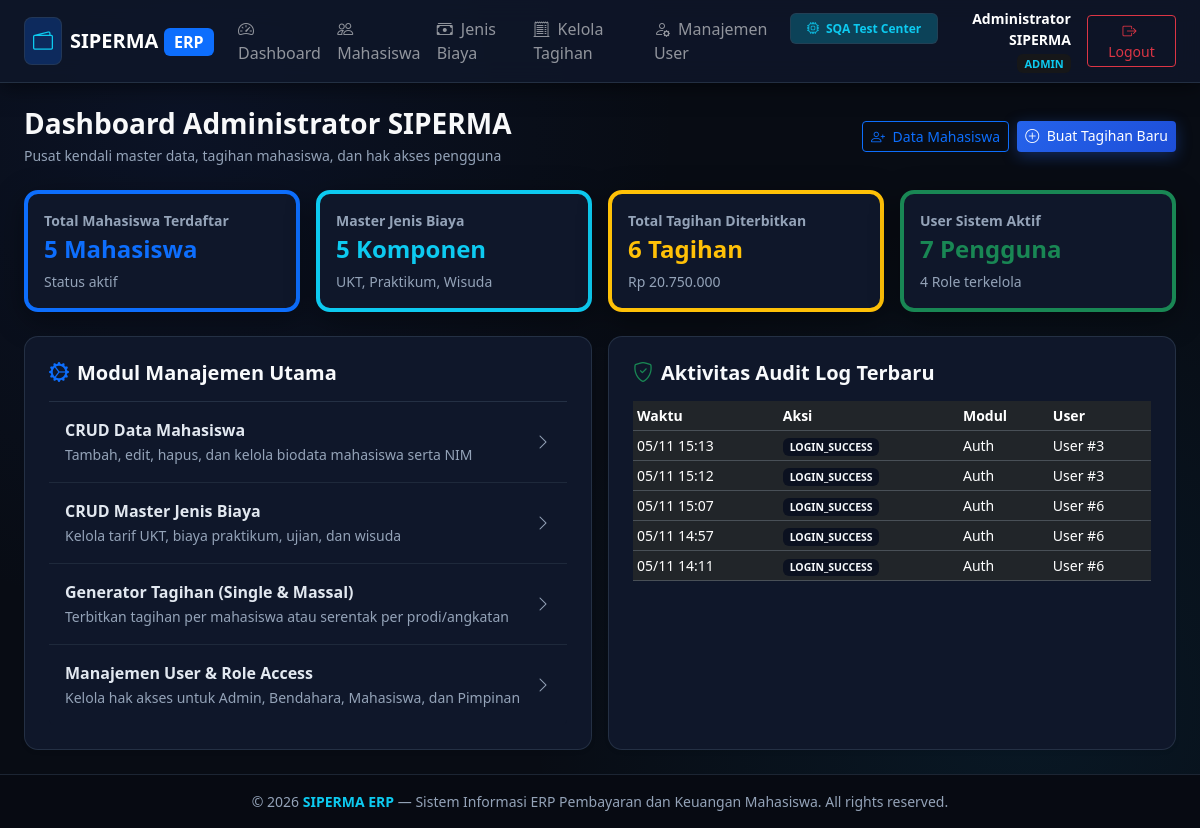
The app's page /admin/dashboard (signed in), older data.
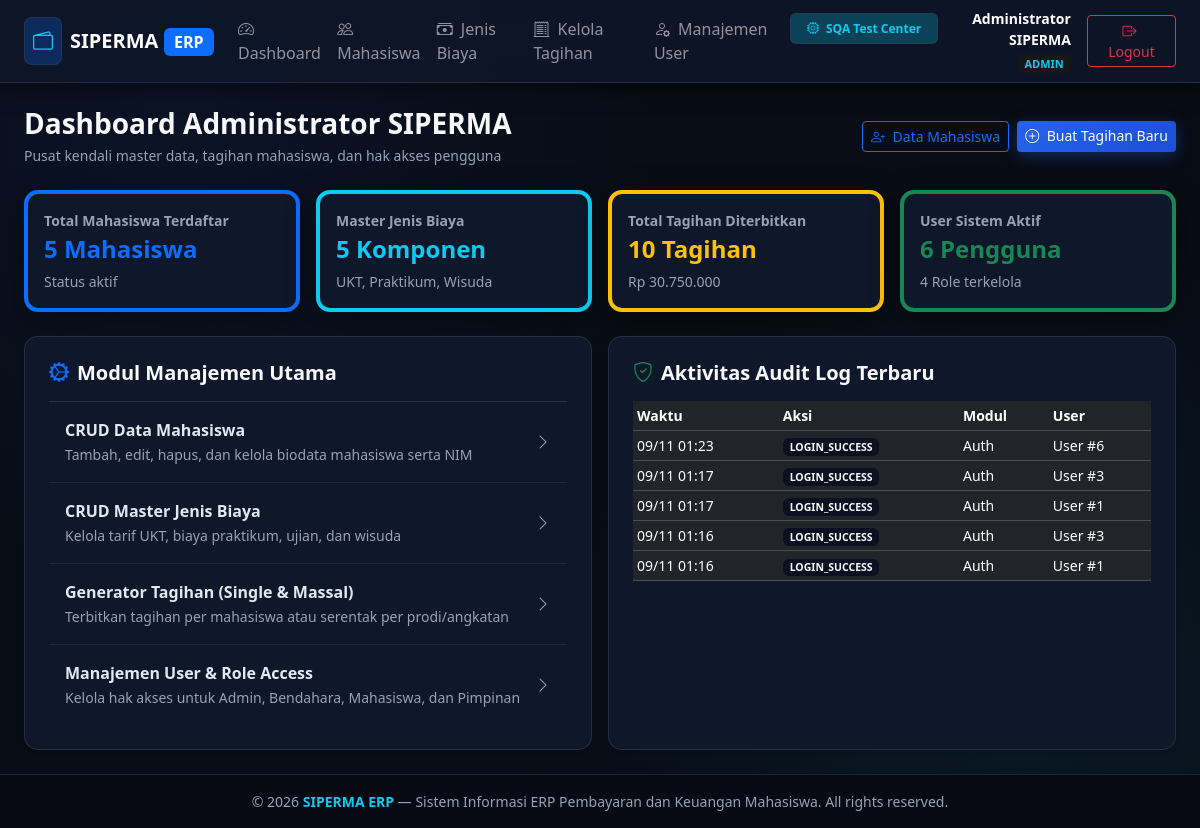
The same page, newer data.
### tables this page shows
CREATE TABLE audit_logs (
    id INTEGER PRIMARY KEY AUTOINCREMENT,
    user_id INTEGER NULL,
    action VARCHAR(100) NOT NULL,
    module VARCHAR(50) NOT NULL,
    detail TEXT,
    ip_address VARCHAR(50),
    created_at DATETIME DEFAULT CURRENT_TIMESTAMP,
    FOREIGN KEY (user_id) REFERENCES users(id) ON DELETE SET NULL
);

### src/Views/admin/dashboard.php (the view)
<?php $pageTitle = 'Dashboard Administrator'; require_once __DIR__ . '/../layouts/header.php'; ?>
<div class="page-header-responsive">
    <div>
        <h3 class="fw-bold text-light mb-1">Dashboard Administrator SIPERMA</h3>
        <p class="text-muted small mb-0">Pusat kendali master data, tagihan mahasiswa, dan hak akses pengguna</p>
    </div>
    <div class="page-actions-responsive">
        <a href="/admin/mahasiswa" class="btn btn-outline-primary btn-sm"><i class="bi bi-person-plus me-1"></i> Data Mahasiswa</a>
        <a href="/admin/tagihan" class="btn btn-primary btn-sm"><i class="bi bi-plus-circle me-1"></i> Buat Tagihan Baru</a>
    </div>
</div>
<div class="row g-2 g-md-3 mb-4">
    <div class="col-12 col-sm-6 col-lg-3">
        <div class="card card-custom p-3 bg-white border-start border-primary border-4 h-100">
            <div class="text-muted small fw-semibold">Total Mahasiswa Terdaftar</div>
            <div class="fs-4 fw-bold text-primary"><?= $totalMhs ?? 0 ?> Mahasiswa</div>
            <div class="small text-muted mt-1">Status aktif</div>
        </div>
    </div>
    <div class="col-12 col-sm-6 col-lg-3">
        <div class="card card-custom p-3 bg-white border-start border-info border-4 h-100">
            <div class="text-muted small fw-semibold">Master Jenis Biaya</div>
            <div class="fs-4 fw-bold text-info"><?= $totalBiaya ?? 0 ?> Komponen</div>
            <div class="small text-muted mt-1">UKT, Praktikum, Wisuda</div>
        </div>
    </div>
    <div class="col-12 col-sm-6 col-lg-3">
        <div class="card card-custom p-3 bg-white border-start border-warning border-4 h-100">
            <div class="text-muted small fw-semibold">Total Tagihan Diterbitkan</div>
            <div class="fs-4 fw-bold text-warning"><?= $totalTagihanCount ?? 0 ?> Tagihan</div>
            <div class="small text-muted mt-1">Rp <?= number_format($totalTagihanNominal ?? 0, 0, ',', '.') ?></div>
        </div>
    </div>
    <div class="col-12 col-sm-6 col-lg-3">
        <div class="card card-custom p-3 bg-white border-start border-success border-4 h-100">
            <div class="text-muted small fw-semibold">User Sistem Aktif</div>
            <div class="fs-4 fw-bold text-success"><?= $totalUsers ?? 0 ?> Pengguna</div>
            <div class="small text-muted mt-1">4 Role terkelola</div>
        </div>
    </div>
</div>
<div class="row g-3">
    <div class="col-md-6">
        <div class="card card-custom p-4 bg-white shadow-sm h-100">
            <h5 class="fw-bold mb-3"><i class="bi bi-gear-wide-connected text-primary me-2"></i>Modul Manajemen Utama</h5>
            <div class="list-group list-group-flush">
                <a href="/admin/mahasiswa" class="list-group-item list-group-item-action d-flex justify-content-between align-items-center py-3">
                    <div>
                        <div class="fw-bold">CRUD Data Mahasiswa</div>
                        <small class="text-muted">Tambah, edit, hapus, dan kelola biodata mahasiswa serta NIM</small>
                    </div>
                    <i class="bi bi-chevron-right text-muted"></i>
                </a>
                <a href="/admin/biaya" class="list-group-item list-group-item-action d-flex justify-content-between align-items-center py-3">
                    <div>
                        <div class="fw-bold">CRUD Master Jenis Biaya</div>
                        <small class="text-muted">Kelola tarif UKT, biaya praktikum, ujian, dan wisuda</small>
                    </div>
                    <i class="bi bi-chevron-right text-muted"></i>
                </a>
                <a href="/admin/tagihan" class="list-group-item list-group-item-action d-flex justify-content-between align-items-center py-3">
                    <div>
                        <div class="fw-bold">Generator Tagihan (Single & Massal)</div>
                        <small class="text-muted">Terbitkan tagihan per mahasiswa atau serentak per prodi/angkatan</small>
                    </div>
                    <i class="bi bi-chevron-right text-muted"></i>
                </a>
                <a href="/admin/users" class="list-group-item list-group-item-action d-flex justify-content-between align-items-center py-3">
                    <div>
                        <div class="fw-bold">Manajemen User & Role Access</div>
                        <small class="text-muted">Kelola hak akses untuk Admin, Bendahara, Mahasiswa, dan Pimpinan</small>
                    </div>
                    <i class="bi bi-chevron-right text-muted"></i>
                </a>
            </div>
        </div>
    </div>
    <div class="col-md-6">
        <div class="card card-custom p-4 bg-white shadow-sm h-100">
            <h5 class="fw-bold mb-3"><i class="bi bi-shield-check text-success me-2"></i>Aktivitas Audit Log Terbaru</h5>
            <div class="table-responsive">
                <table class="table table-sm small align-middle">
                    <thead><tr><th>Waktu</th><th>Aksi</th><th>Modul</th><th>User</th></tr></thead>
                    <tbody>
                        <?php if (empty($auditLogs)): ?>
                        <tr><td colspan="4" class="text-muted text-center py-3">Belum ada audit log</td></tr>
                        <?php else: foreach ($auditLogs as $log): ?>
                        <tr>
                            <td><?= date('d/m H:i', strtotime($log['created_at'])) ?></td>
                            <td><span class="badge bg-light text-dark"><?= htmlspecialchars($log['action']) ?></span></td>
                            <td><?= htmlspecialchars($log['module']) ?></td>
                            <td><?= htmlspecialchars($log['user_id'] ? 'User #' . $log['user_id'] : 'System') ?></td>
                        </tr>
                        <?php endforeach; endif; ?>
                    </tbody>
                </table>
            </div>
        </div>
    </div>
</div>
<?php require_once __DIR__ . '/../layouts/footer.php'; ?>

Row changes from the older to the newer data that the page shows:
changed audit_logs: created_at "05/11 15:13" → "09/11 01:23"; user "User #3" → "User #6"
changed audit_logs (number 2 of 5 on the later page): created_at "05/11 15:12" → "09/11 01:17"
changed audit_logs (number 3 of 5 on the later page): created_at "05/11 15:07" → "09/11 01:17"; user "User #6" → "User #1"
changed audit_logs (number 4 of 5 on the later page): created_at "05/11 14:57" → "09/11 01:16"; user "User #6" → "User #3"
changed audit_logs (number 5 of 5 on the later page): created_at "05/11 14:11" → "09/11 01:16"; user "User #6" → "User #1"
Text that changed along with them:
$totalTagihanCount: "6" → "10"
$totalTagihanNominal: "20.750.000" → "30.750.000"
$totalUsers: "7" → "6"
